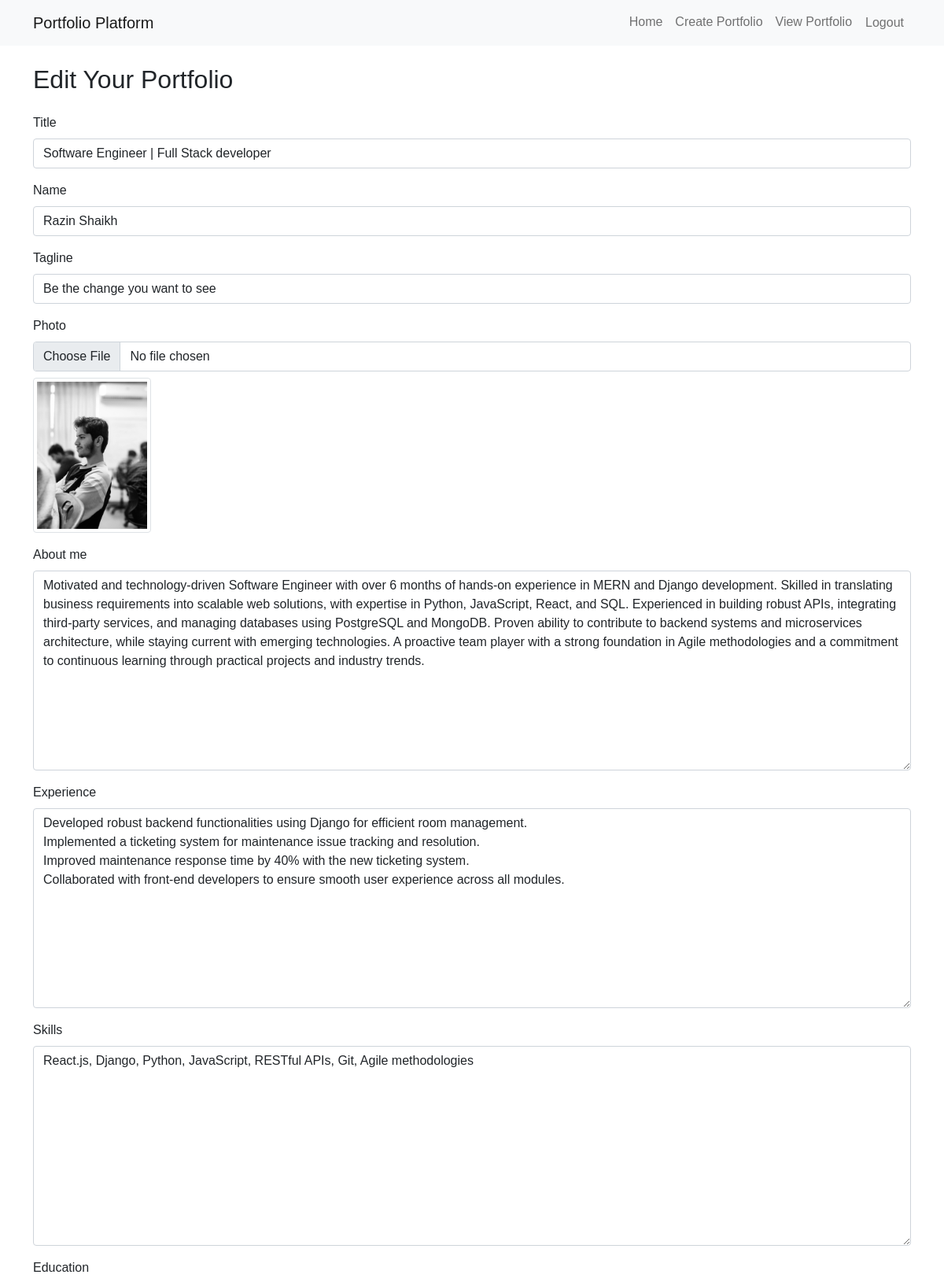
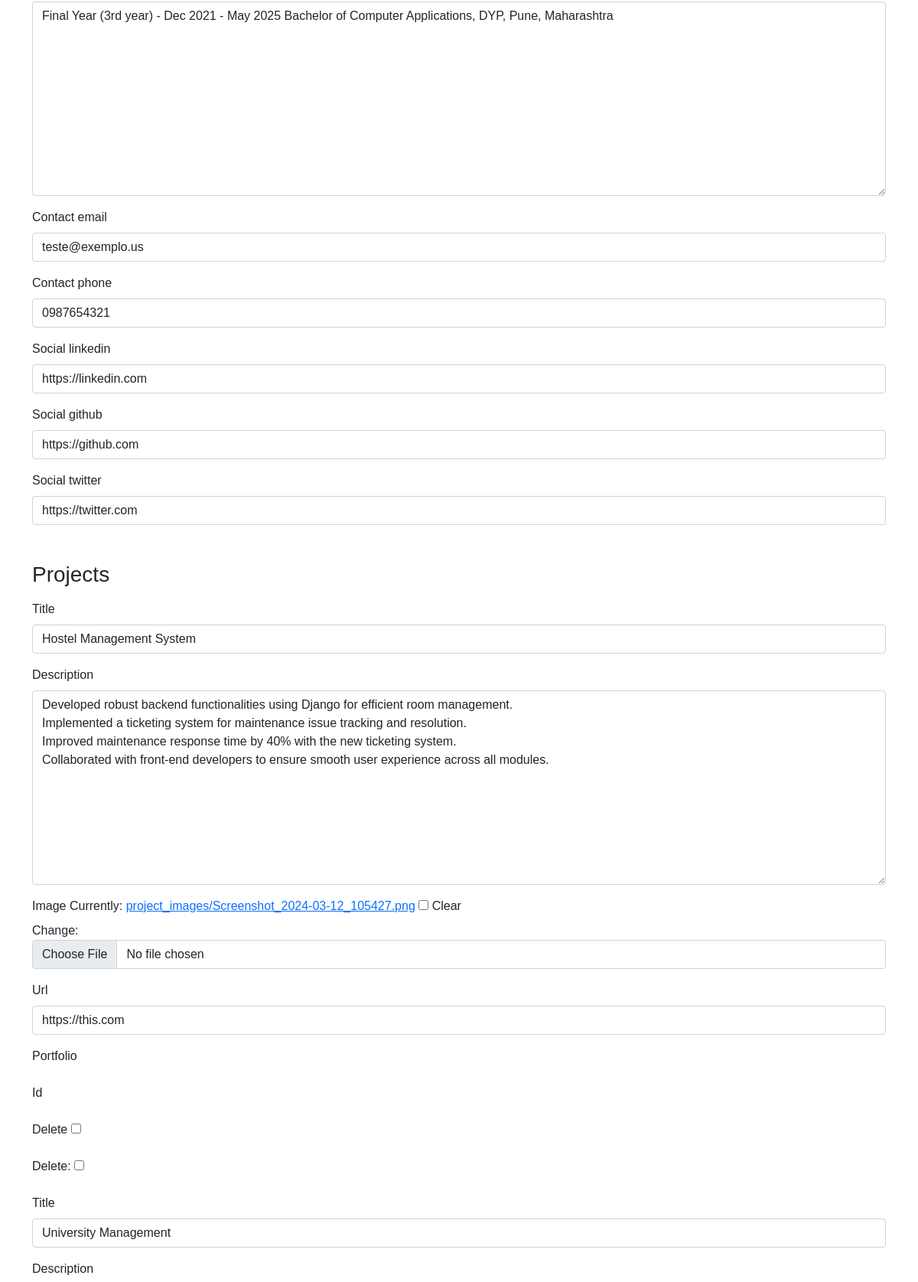
The page /edit-portfolio/ (signed in, upper part) on the database its author committed (2 pictures, top to bottom).
### portfolio_app/models.py (models this page shows, shortened)
class Portfolio(models.Model):
    user = models.OneToOneField(User, on_delete=models.CASCADE)
    title = models.CharField(max_length=100)
    name = models.CharField(max_length=100)
    tagline = models.CharField(max_length=200)
    photo = models.ImageField(upload_to='photos/', blank=True, null= True)
    about_me = models.TextField()
    experience = models.TextField()
    skills = models.TextField()
    education = models.TextField()
    contact_email = models.EmailField()
    contact_phone = models.CharField(max_length=20)
    social_linkedin = models.URLField(blank=True)
    social_github = models.URLField(blank=True)
    social_twitter = models.URLField(blank=True)
    template = models.CharField(max_length=50, default='default')
    created_at = models.DateTimeField(auto_now_add=True)
    updated_at = models.DateTimeField(auto_now=True)

### portfolio_app/views.py (the view)
# urls.py: path('edit-portfolio/', views.edit_portfolio, name='edit_portfolio'),
@login_required
def edit_portfolio(request):
    portfolio, created = Portfolio.objects.get_or_create(user=request.user)
    ProjectFormSet = inlineformset_factory(
        Portfolio,
        Project,
        form=ProjectForm,
        extra=1,
        can_delete=True
    )
    if request.method == 'POST':
        form = PortfolioForm(request.POST, request.FILES, instance=portfolio)
        formset = ProjectFormSet(request.POST, request.FILES, instance=portfolio)
        if form.is_valid() and formset.is_valid():
            form.save()
            formset.save()
            messages.success(request, 'Your portfolio has been updated successfully.')
            return redirect('view_portfolio')
        else:
            messages.error(request, 'There was an error updating your portfolio. Please check the form and try again.')
    else:
        form = PortfolioForm(instance=portfolio)
        formset = ProjectFormSet(instance=portfolio)
    context = {
        'form': form,
        'formset': formset,
    }
    return render(request, 'edit_portfolio.html', context)

### portfolio_app/forms.py
class PortfolioForm(forms.ModelForm):
    class Meta:
        model = Portfolio
        fields = ['title', 'name', 'tagline','photo', 'about_me', 'experience', 'skills', 'education', 'contact_email', 'contact_phone', 'social_linkedin', 'social_github', 'social_twitter']
    def __init__(self, *args, **kwargs):
        super().__init__(*args, **kwargs)
        for field in self.fields.values():
            field.widget.attrs.update({'class': 'form-control'})

### portfolio_app/templates/edit_portfolio.html (shortened to what this page needs)
{% extends 'base.html' %}
{% block content %}
<h2 class="mb-4">Edit Your Portfolio</h2>
<form method="post" enctype="multipart/form-data">
    {% for field in form %}
    <div class="mb-3">
        <label for="{{ field.id_for_label }}" class="form-label">{{ field.label }}</label>
        {% if field.name == 'photo' %}
            <input type="file" name="{{ field.name }}" id="{{ field.id_for_label }}"
                   class="form-control" {% if field.field.required %}required{% endif %}>
            {% if form.instance.photo %}
                <img src="{{ form.instance.photo.url }}" alt="Current photo" class="img-thumbnail mt-2" width="150">
            {% endif %}
        {% elif field.is_hidden %}
            {{ field }}
        {% else %}
            {{ field }}
        {% endif %}
    </div>
    {% endfor %}
    <h3 class="mt-5 mb-3">Projects</h3>
    {% for project_form in formset %}
        <div class="project-form mb-4">
            {% for field in project_form %}
                <div class="mb-3">
                    <label for="{{ field.id_for_label }}" class="form-label">{{ field.label }}</label>
                    {{ field }}
                </div>
            {% endfor %}
            {% if project_form.instance.pk %}
                <div class="mb-3">
                    {{ project_form.DELETE.label_tag }}
                    {{ project_form.DELETE }}
                </div>
            {% endif %}
        </div>
    {% endfor %}
</form>
{% endblock %}

### static/css/styles.css (style rules this page uses)
body { font-family: 'Arial', sans-serif; }

### rows shown on the page
Portfolio: form "Software Engineer | Full Stack developer" "Razin Shaikh" "Be the change you want to see" "Motivated and technology-driven Software Engineer with over 6 months of hands-on experience in MERN and Django development. Skilled in translating business requirements into scalable web solutions, with expertise in Python, JavaScript, React, and SQL. Experienced in building robust APIs, integrating third-party services, and managing databases using PostgreSQL and MongoDB. Proven ability to contribute to backend systems and microservices architecture, while staying current with emerging technologies. A proactive team player with a strong foundation in Agile methodologies and a commitment to continuous learning through practical projects and industry trends." "Developed robust backend functionalities using Django for efficient room management. Implemented a ticketing system for maintenance issue tracking and resolution. Improved maintenance response time by 40% with the new ticketing system. Collaborated with front-end developers to ensure smooth user experience across all modules." "React.js, Django, Python, JavaScript, RESTful APIs, Git, Agile methodologies" "Final Year (3rd year) - Dec 2021 - May 2025 Bachelor of Computer Applications, DYP, Pune, Maharashtra" "teste@exemplo.us" "0987654321" "https://linkedin.com" "https://github.com" "https://twitter.com", instance.photo (picture)

### other values the page prints
{{ field.label }} "Title" "Name" "Tagline" "Photo" "About me" "Experience" "Skills" "Education" "Contact email" "Contact phone" "Social linkedin" "Social github" "Social twitter"
{{ field.label }} "Title" "Description" "Image" "Url" "Portfolio" "Id" "Delete" "Title" "Description"
{{ project_form.DELETE.label_tag }} "Delete:"
